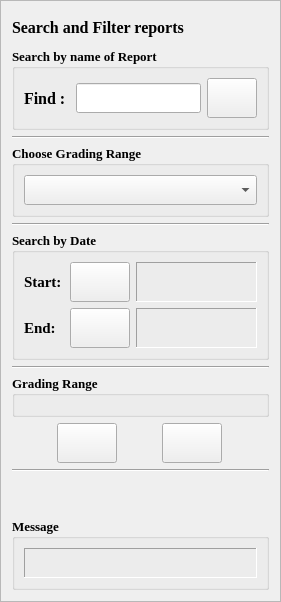
                         <widget class="QFrame" name="frame_3">
                          <property name="minimumSize">
                           <size>
                            <width>250</width>
                            <height>0</height>
                           </size>
                          </property>
                          <property name="maximumSize">
                           <size>
                            <width>300</width>
                            <height>16777215</height>
                           </size>
                          </property>
                          <property name="frameShape">
                           <enum>QFrame::StyledPanel</enum>
                          </property>
                          <property name="frameShadow">
                           <enum>QFrame::Raised</enum>
                          </property>
                          <layout class="QVBoxLayout" name="verticalLayout_24">
                           <item>
                            <widget class="QLabel" name="label_6">
                             <property name="minimumSize">
                              <size>
                               <width>0</width>
                               <height>30</height>
                              </size>
                             </property>
                             <property name="maximumSize">
                              <size>
                               <width>16777215</width>
                               <height>30</height>
                              </size>
                             </property>
                             <property name="font">
                              <font>
                               <family>Times New Roman</family>
                               <pointsize>12</pointsize>
                               <weight>75</weight>
                               <bold>true</bold>
                              </font>
                             </property>
                             <property name="text">
                              <string>Search and Filter reports</string>
                             </property>
                            </widget>
                           </item>
                           <item>
                            <widget class="QGroupBox" name="groupBox_16">
                             <property name="font">
                              <font>
                               <family>Times New Roman</family>
                               <pointsize>10</pointsize>
                               <weight>75</weight>
                               <bold>true</bold>
                              </font>
                             </property>
                             <property name="toolTip">
                              <string>&lt;html&gt;&lt;head/&gt;&lt;body&gt;&lt;p&gt;Search and Filters&lt;/p&gt;&lt;/body&gt;&lt;/html&gt;</string>
                             </property>
                             <property name="title">
                              <string>Search by name of Report</string>
                             </property>
                             <layout class="QHBoxLayout" name="horizontalLayout_59">
                              <item>
                               <layout class="QHBoxLayout" name="horizontalLayout_57">
                                <item>
                                 <widget class="QLabel" name="label_26">
                                  <property name="font">
                                   <font>
                                    <family>Times New Roman</family>
                                    <pointsize>12</pointsize>
                                   </font>
                                  </property>
                                  <property name="text">
                                   <string>Find : </string>
                                  </property>
                                 </widget>
                                </item>
                                <item>
                                 <widget class="QLineEdit" name="search_text">
                                  <property name="minimumSize">
                                   <size>
                                    <width>0</width>
                                    <height>30</height>
                                   </size>
                                  </property>
                                  <property name="maximumSize">
                                   <size>
                                    <width>16777215</width>
                                    <height>30</height>
                                   </size>
                                  </property>
                                  <property name="font">
                                   <font>
                                    <family>Times New Roman</family>
                                    <pointsize>10</pointsize>
                                   </font>
                                  </property>
                                  <property name="alignment">
                                   <set>Qt::AlignCenter</set>
                                  </property>
                                 </widget>
                                </item>
                                <item>
                                 <widget class="QPushButton" name="report_filter_by_name_btn">
                                  <property name="minimumSize">
                                   <size>
                                    <width>50</width>
                                    <height>40</height>
                                   </size>
                                  </property>
                                  <property name="maximumSize">
                                   <size>
                                    <width>60</width>
                                    <height>16777215</height>
                                   </size>
                                  </property>
                                  <property name="font">
                                   <font>
                                    <family>Times New Roman</family>
                                   </font>
                                  </property>
                                  <property name="toolTip">
                                   <string>&lt;html&gt;&lt;head/&gt;&lt;body&gt;&lt;p&gt;Search&lt;/p&gt;&lt;/body&gt;&lt;/html&gt;</string>
                                  </property>
                                  <property name="text">
                                   <string/>
                                  </property>
                                  <property name="icon">
                                   <iconset>
                                    <normaloff>Icons/okk (2).png</normaloff>Icons/okk (2).png</iconset>
                                  </property>
                                  <property name="iconSize">
                                   <size>
                                    <width>30</width>
                                    <height>30</height>
                                   </size>
                                  </property>
                                 </widget>
                                </item>
                               </layout>
                              </item>
                             </layout>
                            </widget>
                           </item>
                           <item>
                            <widget class="Line" name="line_9">
                             <property name="orientation">
                              <enum>Qt::Horizontal</enum>
                             </property>
                            </widget>
                           </item>
                           <item>
                            <widget class="QGroupBox" name="groupBox_11">
                             <property name="font">
                              <font>
                               <family>Times New Roman</family>
                               <pointsize>10</pointsize>
                               <weight>75</weight>
                               <bold>true</bold>
                              </font>
                             </property>
                             <property name="title">
                              <string>Choose Grading Range</string>
                             </property>
                             <layout class="QHBoxLayout" name="horizontalLayout">
                              <item>
                               <widget class="QComboBox" name="report_range_combo">
                                <property name="minimumSize">
                                 <size>
                                  <width>0</width>
                                  <height>30</height>
                                 </size>
                                </property>
                                <property name="maximumSize">
                                 <size>
                                  <width>16777215</width>
                                  <height>30</height>
                                 </size>
                                </property>
                                <property name="font">
                                 <font>
                                  <family>Times New Roman</family>
                                  <pointsize>12</pointsize>
                                  <weight>75</weight>
                                  <bold>true</bold>
                                 </font>
                                </property>
                                <property name="cursor">
                                 <cursorShape>PointingHandCursor</cursorShape>
                                </property>
                                <property name="toolTip">
                                 <string>Choose based on detection range</string>
                                </property>
                                <property name="editable">
                                 <bool>false</bool>
                                </property>
                                <property name="currentText">
                                 <string/>
                                </property>
                               </widget>
                              </item>
                             </layout>
                            </widget>
                           </item>
                           <item>
                            <widget class="Line" name="line_13">
                             <property name="orientation">
                              <enum>Qt::Horizontal</enum>
                             </property>
                            </widget>
                           </item>
                           <item>
                            <widget class="QGroupBox" name="groupBox_20">
                             <property name="font">
                              <font>
                               <family>Times New Roman</family>
                               <pointsize>10</pointsize>
                               <weight>75</weight>
                               <bold>true</bold>
                              </font>
                             </property>
                             <property name="title">
                              <string>Search by Date</string>
                             </property>
                             <layout class="QVBoxLayout" name="verticalLayout_29">
                              <item>
                               <layout class="QVBoxLayout" name="verticalLayout_30">
                                <item>
                                 <layout class="QHBoxLayout" name="horizontalLayout_58">
                                  <item>
                                   <widget class="QLabel" name="label_25">
                                    <property name="minimumSize">
                                     <size>
                                      <width>30</width>
                                      <height>0</height>
                                     </size>
                                    </property>
                                    <property name="maximumSize">
                                     <size>
                                      <width>40</width>
                                      <height>16777215</height>
                                     </size>
                                    </property>
                                    <property name="font">
                                     <font>
                                      <family>Times New Roman</family>
                                      <pointsize>11</pointsize>
                                      <weight>75</weight>
                                      <bold>true</bold>
                                     </font>
                                    </property>
                                    <property name="text">
                                     <string>Start: </string>
                                    </property>
                                   </widget>
                                  </item>
                                  <item>
                                   <widget class="QPushButton" name="report_search_start_date_btn">
                                    <property name="minimumSize">
                                     <size>
                                      <width>50</width>
                                      <height>40</height>
                                     </size>
                                    </property>
                                    <property name="maximumSize">
                                     <size>
                                      <width>60</width>
                                      <height>16777215</height>
                                     </size>
                                    </property>
                                    <property name="font">
                                     <font>
                                      <family>Times New Roman</family>
                                      <pointsize>10</pointsize>
                                     </font>
                                    </property>
                                    <property name="toolTip">
                                     <string>&lt;html&gt;&lt;head/&gt;&lt;body&gt;&lt;p&gt;Start Date&lt;/p&gt;&lt;/body&gt;&lt;/html&gt;</string>
                                    </property>
                                    <property name="text">
                                     <string/>
                                    </property>
                                    <property name="icon">
                                     <iconset>
                                      <normaloff>Icons/calendar (2).png</normaloff>Icons/calendar (2).png</iconset>
                                    </property>
                                    <property name="iconSize">
                                     <size>
                                      <width>30</width>
                                      <height>30</height>
                                     </size>
                                    </property>
                                   </widget>
                                  </item>
                                  <item>
                                   <widget class="QLabel" name="label_start_date_report_search">
                                    <property name="frameShape">
                                     <enum>QFrame::Panel</enum>
                                    </property>
                                    <property name="frameShadow">
                                     <enum>QFrame::Sunken</enum>
                                    </property>
                                    <property name="text">
                                     <string/>
                                    </property>
                                   </widget>
                                  </item>
                                 </layout>
                                </item>
                                <item>
                                 <layout class="QHBoxLayout" name="horizontalLayout_60">
                                  <item>
                                   <widget class="QLabel" name="label_31">
                                    <property name="maximumSize">
                                     <size>
                                      <width>40</width>
                                      <height>16777215</height>
                                     </size>
                                    </property>
                                    <property name="font">
                                     <font>
                                      <family>Times New Roman</family>
                                      <pointsize>11</pointsize>
                                      <weight>75</weight>
                                      <bold>true</bold>
                                     </font>
                                    </property>
                                    <property name="text">
                                     <string>End:</string>
                                    </property>
                                   </widget>
                                  </item>
                                  <item>
                                   <widget class="QPushButton" name="report_search_end_date_btn">
                                    <property name="minimumSize">
                                     <size>
                                      <width>50</width>
                                      <height>40</height>
                                     </size>
                                    </property>
                                    <property name="maximumSize">
                                     <size>
                                      <width>60</width>
                                      <height>16777215</height>
                                     </size>
                                    </property>
                                    <property name="font">
                                     <font>
                                      <family>Times New Roman</family>
                                      <pointsize>10</pointsize>
                                     </font>
                                    </property>
                                    <property name="toolTip">
                                     <string>&lt;html&gt;&lt;head/&gt;&lt;body&gt;&lt;p&gt;End Date&lt;/p&gt;&lt;/body&gt;&lt;/html&gt;</string>
                                    </property>
                                    <property name="text">
                                     <string/>
                                    </property>
                                    <property name="icon">
                                     <iconset>
                                      <normaloff>Icons/calendar (2).png</normaloff>Icons/calendar (2).png</iconset>
                                    </property>
                                    <property name="iconSize">
                                     <size>
                                      <width>30</width>
                                      <height>30</height>
                                     </size>
                                    </property>
                                   </widget>
                                  </item>
                                  <item>
                                   <widget class="QLabel" name="label_end_date_report_search">
                                    <property name="frameShape">
                                     <enum>QFrame::Panel</enum>
                                    </property>
                                    <property name="frameShadow">
                                     <enum>QFrame::Sunken</enum>
                                    </property>
                                    <property name="text">
                                     <string/>
                                    </property>
                                   </widget>
                                  </item>
                                 </layout>
                                </item>
                               </layout>
                              </item>
                             </layout>
                            </widget>
                           </item>
                           <item>
                            <widget class="Line" name="line_14">
                             <property name="orientation">
                              <enum>Qt::Horizontal</enum>
                             </property>
                            </widget>
                           </item>
                           <item>
                            <widget class="QGroupBox" name="groupBox_21">
                             <property name="font">
                              <font>
                               <family>Times New Roman</family>
                               <pointsize>10</pointsize>
                               <weight>75</weight>
                               <bold>true</bold>
                              </font>
                             </property>
                             <property name="toolTip">
                              <string>Granulation ranges</string>
                             </property>
                             <property name="title">
                              <string>Grading Range</string>
                             </property>
                             <layout class="QHBoxLayout" name="horizontalLayout_55">
                              <item>
                               <layout class="QHBoxLayout" name="horizontalLayout_52">
                                <item>
                                 <layout class="QVBoxLayout" name="verticalLayout_lower_bound_report_search"/>
                                </item>
                                <item>
                                 <layout class="QVBoxLayout" name="verticalLayout_ranges_report_search"/>
                                </item>
                                <item>
                                 <layout class="QVBoxLayout" name="verticalLayout_upper_bound_report_search"/>
                                </item>
                               </layout>
                              </item>
                             </layout>
                            </widget>
                           </item>
                           <item>
                            <layout class="QHBoxLayout" name="horizontalLayout_56">
                             <property name="spacing">
                              <number>0</number>
                             </property>
                             <item>
                              <widget class="QPushButton" name="report_filter_btn">
                               <property name="minimumSize">
                                <size>
                                 <width>50</width>
                                 <height>40</height>
                                </size>
                               </property>
                               <property name="maximumSize">
                                <size>
                                 <width>60</width>
                                 <height>16777215</height>
                                </size>
                               </property>
                               <property name="font">
                                <font>
                                 <family>Times New Roman</family>
                                 <pointsize>10</pointsize>
                                </font>
                               </property>
                               <property name="toolTip">
                                <string>&lt;html&gt;&lt;head/&gt;&lt;body&gt;&lt;p&gt;Apply Filter&lt;/p&gt;&lt;/body&gt;&lt;/html&gt;</string>
                               </property>
                               <property name="text">
                                <string/>
                               </property>
                               <property name="icon">
                                <iconset>
                                 <normaloff>Icons/filter-filled-tool-symbol.png</normaloff>Icons/filter-filled-tool-symbol.png</iconset>
                               </property>
                               <property name="iconSize">
                                <size>
                                 <width>30</width>
                                 <height>30</height>
                                </size>
                               </property>
                              </widget>
                             </item>
                             <item>
                              <widget class="QPushButton" name="report_filter__clear_btn">
                               <property name="minimumSize">
                                <size>
                                 <width>50</width>
                                 <height>40</height>
                                </size>
                               </property>
                               <property name="maximumSize">
                                <size>
                                 <width>60</width>
                                 <height>16777215</height>
                                </size>
                               </property>
                               <property name="font">
                                <font>
                                 <family>Times New Roman</family>
                                 <pointsize>10</pointsize>
                                </font>
                               </property>
                               <property name="toolTip">
                                <string>&lt;html&gt;&lt;head/&gt;&lt;body&gt;&lt;p&gt;Reset Filter&lt;/p&gt;&lt;/body&gt;&lt;/html&gt;</string>
                               </property>
                               <property name="text">
                                <string/>
                               </property>
                               <property name="icon">
                                <iconset>
                                 <normaloff>Icons/clear filter.png</normaloff>Icons/clear filter.png</iconset>
                               </property>
                               <property name="iconSize">
                                <size>
                                 <width>35</width>
                                 <height>35</height>
                                </size>
                               </property>
                              </widget>
                             </item>
                            </layout>
                           </item>
                           <item>
                            <widget class="Line" name="line_15">
                             <property name="orientation">
                              <enum>Qt::Horizontal</enum>
                             </property>
                            </widget>
                           </item>
                           <item>
                            <spacer name="verticalSpacer_3">
                             <property name="orientation">
                              <enum>Qt::Vertical</enum>
                             </property>
                             <property name="sizeHint" stdset="0">
                              <size>
                               <width>20</width>
                               <height>40</height>
                              </size>
                             </property>
                            </spacer>
                           </item>
                           <item>
                            <widget class="QGroupBox" name="groupBox_22">
                             <property name="font">
                              <font>
                               <family>Times New Roman</family>
                               <pointsize>10</pointsize>
                               <weight>75</weight>
                               <bold>true</bold>
                              </font>
                             </property>
                             <property name="title">
                              <string>Message</string>
                             </property>
                             <layout class="QVBoxLayout" name="verticalLayout_28">
                              <item>
                               <layout class="QHBoxLayout" name="horizontalLayout_31">
                                <item>
                                 <widget class="QLabel" name="label_report_search">
                                  <property name="minimumSize">
                                   <size>
                                    <width>0</width>
                                    <height>30</height>
                                   </size>
                                  </property>
                                  <property name="maximumSize">
                                   <size>
                                    <width>16777215</width>
                                    <height>30</height>
                                   </size>
                                  </property>
                                  <property name="frameShape">
                                   <enum>QFrame::Panel</enum>
                                  </property>
                                  <property name="frameShadow">
                                   <enum>QFrame::Sunken</enum>
                                  </property>
                                  <property name="text">
                                   <string/>
                                  </property>
                                 </widget>
                                </item>
                               </layout>
                              </item>
                             </layout>
                            </widget>
                           </item>
                          </layout>
                         </widget>
